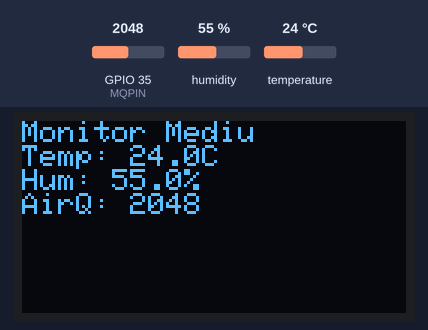
Bench run of a program on a simulated ESP32. Parts: 128×64 one-colour display. The test bench sets the inputs (shaded band); at power-on: humidity 55 %, GPIO 35 (MQPIN) = 2048, temperature 24 °C. WiFi joins after 1.5 s; servers stay silent unless stated; what the program prints to the serial monitor is not drawn.

Above: at 2.7 s.
2.8 s: humidity set to 22 %
At 4.8 s:
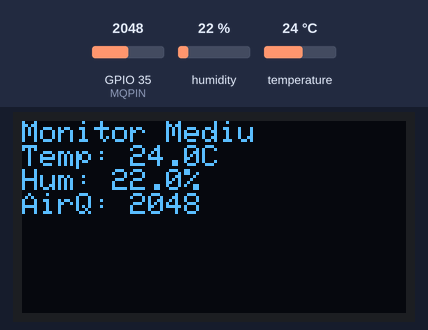
5.5 s: GPIO 35 (MQPIN) set to 2866
At 6.3 s:
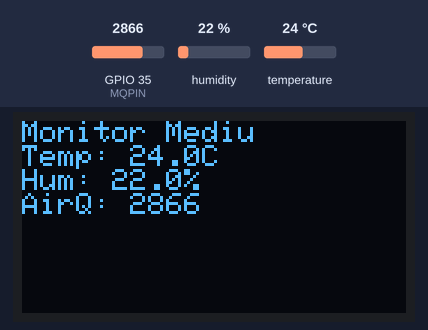
8.2 s: temperature set to 12 °C
At 10.5 s:
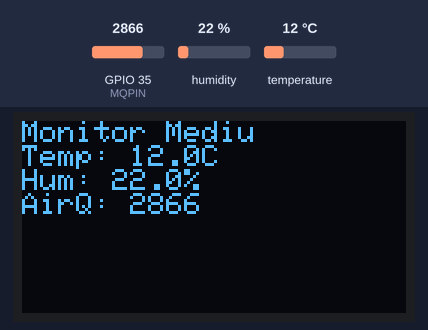
11.2 s: GPIO 35 (MQPIN) set to 3603
At 13.1 s:
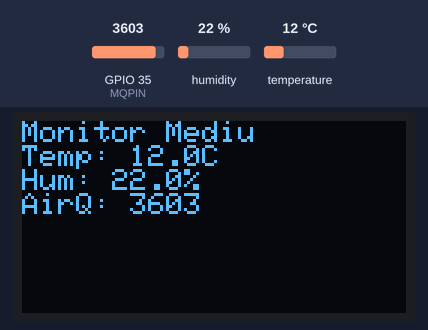
13.9 s: humidity set to 40 %
At 17.0 s:
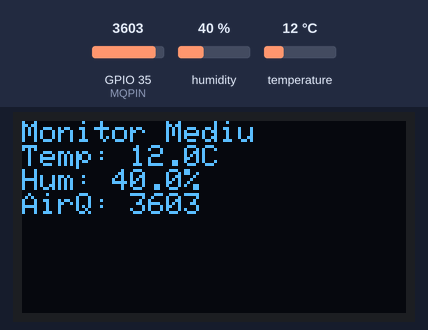
17.3 s: GPIO 35 (MQPIN) set to 4095
At 18.7 s:
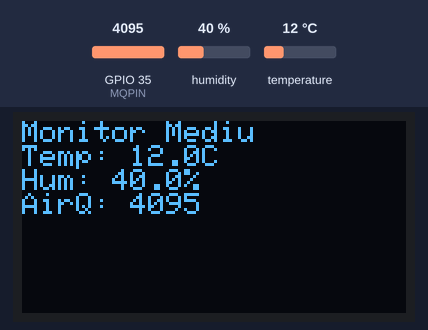
Timing chart, 0 to 20.3 s (numbered marks = the images above; inputs shaded):
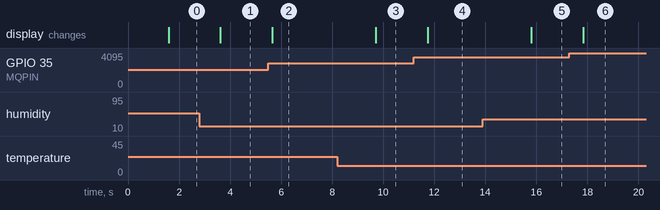

Measured:
- after the input at 2.8 s, the display: changes after 0.82 s (image 1)
- after the input at 5.5 s, the display: changes after 0.15 s (image 2)
- after the input at 8.2 s, the display: changes after 1.5 s (image 3)
- after the input at 11.2 s, the display: changes after 0.55 s (image 4)
- after the input at 13.9 s, the display: changes after 1.9 s (image 5)
- after the input at 17.3 s, the display: changes after 0.54 s (image 6)

The program:

main.cpp
```cpp
#include <Arduino.h>
#include <WiFi.h>
#include "ThingSpeak.h"
#include "DHT.h"
#include <Wire.h>
#include <Adafruit_GFX.h>
#include <Adafruit_SSD1306.h>

const char* SSID_WIFI = "=)";
const char* PASS_WIFI = "12345678";
unsigned long ChannelID =  3374169;
const char* myWriteAPIKey = "ENCQU6T9ZX7OZGQS";

#define DHTPIN 4
#define DHTTYPE DHT22
#define MQPIN 35

#define SCREEN_WIDTH 128
#define SCREEN_HEIGHT 64
Adafruit_SSD1306 display(SCREEN_WIDTH, SCREEN_HEIGHT, &Wire, -1);

DHT dht(DHTPIN, DHTTYPE);
WiFiClient client;
unsigned long LastTime = 0;

void setup() {

    Serial.begin(115200);

    if(!display.begin(SSD1306_SWITCHCAPVCC, 0x3C)) {
        Serial.println("Eroare: Ecranul nu a fost gasit!");
        for(;;);
    }

    display.clearDisplay();
    display.setTextColor(WHITE);
    display.setCursor(0, 10);
    display.println("Initializare...");
    display.display();

    WiFi.mode(WIFI_STA);
    WiFi.begin(SSID_WIFI, PASS_WIFI);

    while(WiFi.status() != WL_CONNECTED) {
        delay(500);
        Serial.print(".");
    }
    Serial.println("Conectat la WiFi!");

    ThingSpeak.begin(client);
    analogSetAttenuation(ADC_11db);
    dht.begin();

}

void loop() {

float h = dht.readHumidity();
float t = dht.readTemperature();
int aq = analogRead(MQPIN);

if(isnan(h) || isnan(t)){
    Serial.println("Eroare citire DHT!");
    return;
}

Serial.printf("Temp: %.1fC | Hum: %.1f%% | AirQ: %d\n", t, h, aq);

display.clearDisplay();
display.setTextSize(1);
display.setCursor(0, 0);
display.println("Monitor Mediu");
display.printf("Temp: %.1fC\n", t);
display.printf("Hum: %.1f%%\n", h);
display.printf("AirQ: %d\n", aq);
display.display();

if(millis() - LastTime > 20000) {
    ThingSpeak.setField(1, t);
    ThingSpeak.setField(2, h);
    ThingSpeak.setField(3, aq);

    int x = ThingSpeak.writeFields(ChannelID, myWriteAPIKey);
    if( x == 200){
        Serial.println("Cloud actualizat");
    }
    else {
        Serial.println("Eroare incarcare cloud");
    }
    LastTime = millis();
}

delay(2000);

}
```
